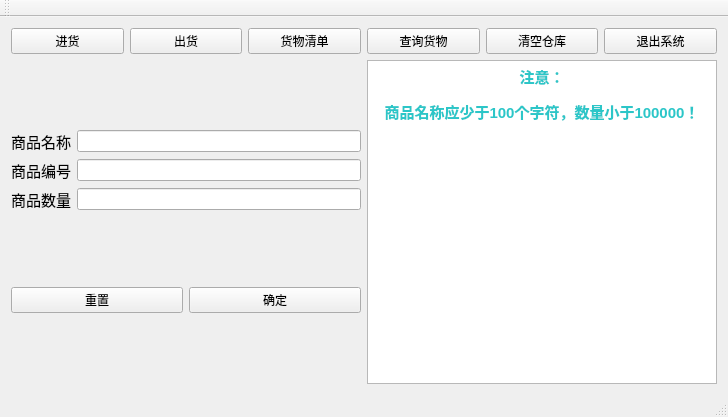
<?xml version="1.0" encoding="UTF-8"?>
<ui version="4.0">
 <class>MainWindow</class>
 <widget class="QMainWindow" name="MainWindow">
  <property name="geometry">
   <rect>
    <x>0</x>
    <y>0</y>
    <width>728</width>
    <height>417</height>
   </rect>
  </property>
  <property name="windowTitle">
   <string>仓库管理系统</string>
  </property>
  <property name="unifiedTitleAndToolBarOnMac">
   <bool>false</bool>
  </property>
  <widget class="QWidget" name="centralWidget">
   <layout class="QGridLayout" name="gridLayout">
    <item row="0" column="0">
     <layout class="QVBoxLayout" name="MainPage" stretch="1,10">
      <item>
       <layout class="QHBoxLayout" name="Menu">
        <item>
         <widget class="QPushButton" name="addGoods">
          <property name="text">
           <string>进货</string>
          </property>
         </widget>
        </item>
        <item>
         <widget class="QPushButton" name="delGoods">
          <property name="text">
           <string>出货</string>
          </property>
         </widget>
        </item>
        <item>
         <widget class="QPushButton" name="showGoods">
          <property name="text">
           <string>货物清单</string>
          </property>
         </widget>
        </item>
        <item>
         <widget class="QPushButton" name="search">
          <property name="text">
           <string>查询货物</string>
          </property>
         </widget>
        </item>
        <item>
         <widget class="QPushButton" name="empty">
          <property name="text">
           <string>清空仓库</string>
          </property>
         </widget>
        </item>
        <item>
         <widget class="QPushButton" name="exit">
          <property name="text">
           <string>退出系统</string>
          </property>
         </widget>
        </item>
       </layout>
      </item>
      <item>
       <layout class="QHBoxLayout" name="GoodsInfo">
        <item>
         <layout class="QVBoxLayout" name="GoodsInput" stretch="8,1">
          <item>
           <layout class="QGridLayout" name="GoodsItems" rowstretch="1,1,0" rowminimumheight="1,1,1">
            <item row="0" column="0">
             <widget class="QLabel" name="label">
              <property name="font">
               <font>
                <pointsize>11</pointsize>
               </font>
              </property>
              <property name="text">
               <string>商品名称</string>
              </property>
             </widget>
            </item>
            <item row="0" column="1">
             <widget class="QLineEdit" name="godnm"/>
            </item>
            <item row="1" column="0">
             <widget class="QLabel" name="label_3">
              <property name="font">
               <font>
                <pointsize>11</pointsize>
               </font>
              </property>
              <property name="text">
               <string>商品编号</string>
              </property>
             </widget>
            </item>
            <item row="1" column="1">
             <widget class="QLineEdit" name="id"/>
            </item>
            <item row="2" column="0">
             <widget class="QLabel" name="label_2">
              <property name="font">
               <font>
                <pointsize>11</pointsize>
               </font>
              </property>
              <property name="text">
               <string>商品数量</string>
              </property>
             </widget>
            </item>
            <item row="2" column="1">
             <widget class="QLineEdit" name="godnum"/>
            </item>
           </layout>
          </item>
          <item>
           <layout class="QHBoxLayout" name="InputCtrl" stretch="1,1">
            <item>
             <widget class="QPushButton" name="ClearButton">
              <property name="text">
               <string>重置</string>
              </property>
             </widget>
            </item>
            <item>
             <widget class="QPushButton" name="ok">
              <property name="text">
               <string>确定</string>
              </property>
             </widget>
            </item>
           </layout>
          </item>
         </layout>
        </item>
        <item>
         <widget class="QTextBrowser" name="textBrowser">
          <property name="html">
           <string>&lt;!DOCTYPE HTML PUBLIC &quot;-//W3C//DTD HTML 4.0//EN&quot; &quot;http://www.w3.org/TR/REC-html40/strict.dtd&quot;&gt;
&lt;html&gt;&lt;head&gt;&lt;meta name=&quot;qrichtext&quot; content=&quot;1&quot; /&gt;&lt;meta charset=&quot;utf-8&quot; /&gt;&lt;style type=&quot;text/css&quot;&gt;
p, li { white-space: pre-wrap; }
hr { height: 1px; border-width: 0; }
&lt;/style&gt;&lt;/head&gt;&lt;body style=&quot; font-family:'Microsoft YaHei UI'; font-size:9pt; font-weight:400; font-style:normal;&quot;&gt;
&lt;p align=&quot;center&quot; style=&quot; margin-top:12px; margin-bottom:12px; margin-left:0px; margin-right:0px; -qt-block-indent:0; text-indent:0px;&quot;&gt;&lt;span style=&quot; font-family:'SimSun'; font-size:11pt; font-weight:600; color:#2cc6c8;&quot;&gt;注意：&lt;/span&gt;&lt;/p&gt;
&lt;p align=&quot;center&quot; style=&quot; margin-top:12px; margin-bottom:12px; margin-left:0px; margin-right:0px; -qt-block-indent:0; text-indent:0px;&quot;&gt;&lt;span style=&quot; font-family:'SimSun'; font-size:11pt; font-weight:600; color:#2cc6c8;&quot;&gt;商品名称应少于100个字符，数量小于100000！&lt;/span&gt;&lt;/p&gt;&lt;/body&gt;&lt;/html&gt;</string>
          </property>
         </widget>
        </item>
       </layout>
      </item>
     </layout>
    </item>
   </layout>
  </widget>
  <widget class="QMenuBar" name="menuBar">
   <property name="geometry">
    <rect>
     <x>0</x>
     <y>0</y>
     <width>728</width>
     <height>21</height>
    </rect>
   </property>
  </widget>
  <widget class="QToolBar" name="mainToolBar">
   <property name="font">
    <font>
     <pointsize>7</pointsize>
    </font>
   </property>
   <attribute name="toolBarArea">
    <enum>TopToolBarArea</enum>
   </attribute>
   <attribute name="toolBarBreak">
    <bool>false</bool>
   </attribute>
  </widget>
  <widget class="QStatusBar" name="statusBar"/>
 </widget>
 <layoutdefault spacing="6" margin="11"/>
 <resources/>
 <connections/>
</ui>
